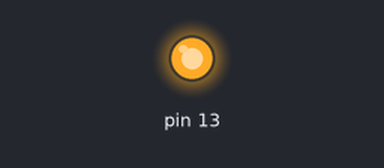
Recording of a sketch running on a simulated Arduino Uno, built with avr-gcc and run on an emulated ATmega328P. On the bench: output pins drawn as LEDs (lit = HIGH).

Above: at 0.5 s.
At 4.1 s:
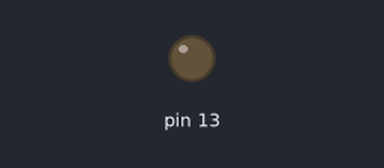
Timing chart, 0 to 5.1 s (numbered marks = the images above):
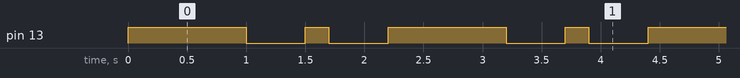

Measured:
- by itself, pin 13: repeats every 2.2 s: LOW 0.50 s, HIGH 0.20 s, LOW 0.50 s, HIGH 1.0 s
- by itself, everything shown: repeats every 2.2 s, in 4 steps

The sketch:

sketch_led.ino
```cpp
// C++ code
//
void setup() // base function which defines
{
  pinMode(13, OUTPUT);
}

void loop() // base function and everything inside it will be in a loop
{
  digitalWrite(13, HIGH);
  delay(1000); // Wait for 1000 millisecond(s)
  digitalWrite(13, LOW);
  delay(500); // Wait for 500 millisecond(s)
  digitalWrite(13, HIGH);
  delay(200); // Wait for 200 millisecond(s)
  digitalWrite(13, LOW);
  delay(500); // Wait for 500 millisecond(s)
}
```
